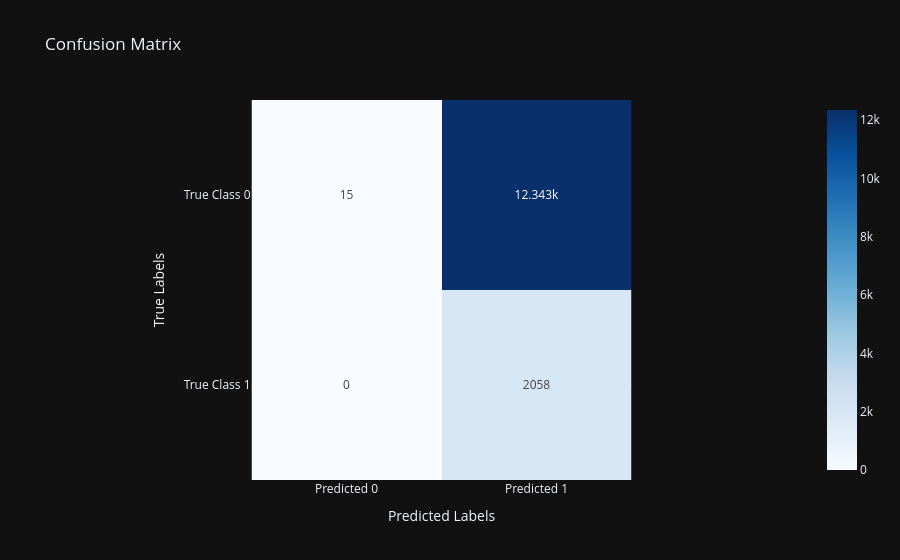

Notebook code cell kept with this figure:
### Code cell
lr_visualizer.plot_confusion_matrix()

### Figure 1 — Plotly figure (JSON) as saved in the notebook; plotly's stock layout.template omitted (floating-point values rounded to 4 significant figures)
{"data": [{"coloraxis": "coloraxis", "name": "0", "texttemplate": "%{z}", "x": ["Predicted 0", "Predicted 1"], "y": ["True Class 0", "True Class 1"], "z": [[15, 12343], [0, 2058]], "type": "heatmap", "xaxis": "x", "yaxis": "y", "hovertemplate": "x: %{x}<br>y: %{y}<br>color: %{z}<extra></extra>"}], "layout": {"xaxis": {"anchor": "y", "domain": [0.0, 1.0], "scaleanchor": "y", "constrain": "domain", "title": {"text": "Predicted Labels"}}, "yaxis": {"anchor": "x", "domain": [0.0, 1.0], "autorange": "reversed", "constrain": "domain", "title": {"text": "True Labels"}}, "coloraxis": {"colorscale": [[0.0, "rgb(247,251,255)"], [0.125, "rgb(222,235,247)"], [0.25, "rgb(198,219,239)"], [0.375, "rgb(158,202,225)"], [0.5, "rgb(107,174,214)"], [0.625, "rgb(66,146,198)"], [0.75, "rgb(33,113,181)"], [0.875, "rgb(8,81,156)"], [1.0, "rgb(8,48,107)"]]}, "title": {"text": "Confusion Matrix"}, "showlegend": false}}
